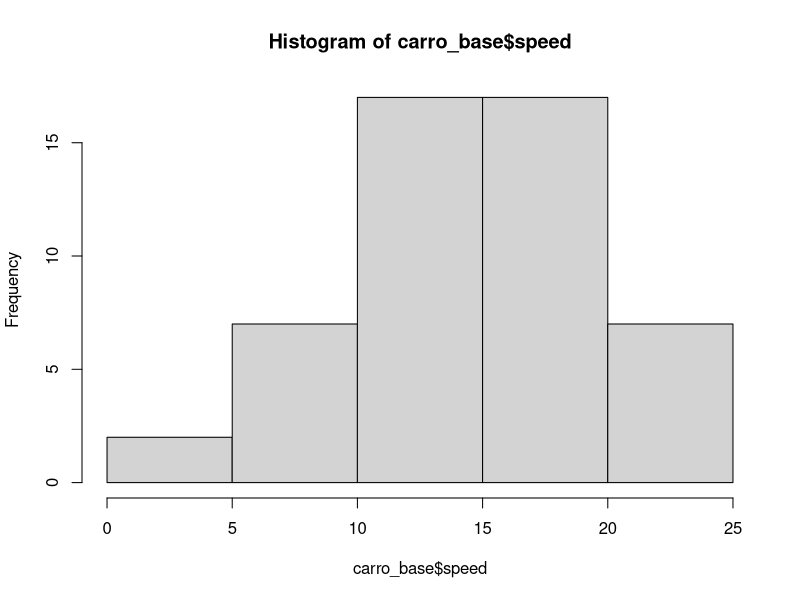
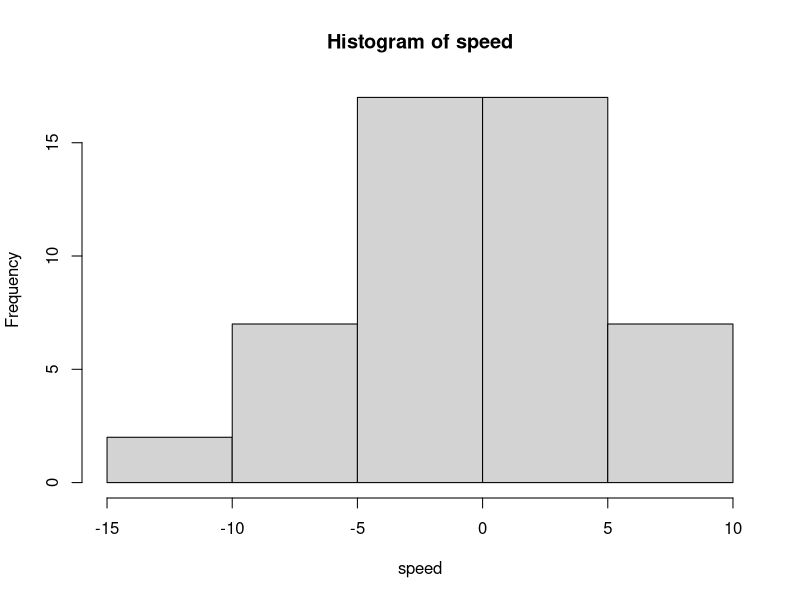

Generate these figures, in order, with R:
# exercicio centralizacao 

# base cars

carro_base <- cars
names(carro_base)

# histograma da variavel "speed"

hist(carro_base$speed)

# centralizar a variavel "speed"

speed <- carro_base$speed

speed <- speed - mean(speed)

hist(speed)

# verificando os elementos da primeira coluna da base cars

carro_base[,1]

# verificando se o elemento da primeira linha em speed é um valor maior que o da segunda

carro_base[1,1] < carro_base[2,1]

# verificando se o elemento da primeira linha em speed é igual o da segunda

carro_base[1,1] == carro_base[2,1]

# retornando a coluna dist

carro_base[,"dist"]
